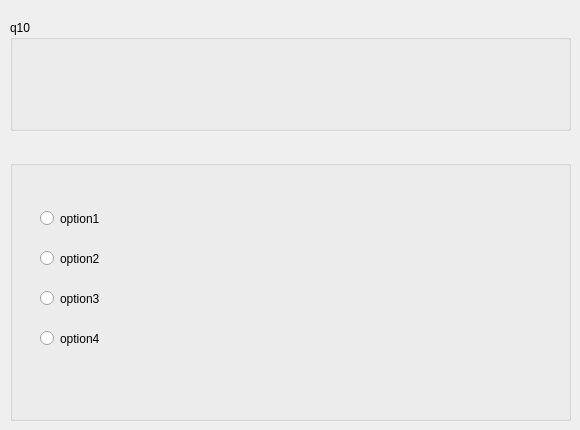
    <widget class="QWidget" name="page_10">
     <widget class="QGroupBox" name="groupBox_17">
      <property name="geometry">
       <rect>
        <x>10</x>
        <y>160</y>
        <width>561</width>
        <height>261</height>
       </rect>
      </property>
      <property name="title">
       <string/>
      </property>
      <widget class="QRadioButton" name="option1_9">
       <property name="geometry">
        <rect>
         <x>30</x>
         <y>50</y>
         <width>82</width>
         <height>17</height>
        </rect>
       </property>
       <property name="text">
        <string>option1</string>
       </property>
      </widget>
      <widget class="QRadioButton" name="option2_9">
       <property name="geometry">
        <rect>
         <x>30</x>
         <y>90</y>
         <width>82</width>
         <height>17</height>
        </rect>
       </property>
       <property name="text">
        <string>option2</string>
       </property>
      </widget>
      <widget class="QRadioButton" name="option3_9">
       <property name="geometry">
        <rect>
         <x>30</x>
         <y>130</y>
         <width>82</width>
         <height>17</height>
        </rect>
       </property>
       <property name="text">
        <string>option3</string>
       </property>
      </widget>
      <widget class="QRadioButton" name="option4_9">
       <property name="geometry">
        <rect>
         <x>30</x>
         <y>170</y>
         <width>82</width>
         <height>17</height>
        </rect>
       </property>
       <property name="text">
        <string>option4</string>
       </property>
      </widget>
      <widget class="QLabel" name="answer1_9">
       <property name="geometry">
        <rect>
         <x>40</x>
         <y>70</y>
         <width>47</width>
         <height>13</height>
        </rect>
       </property>
       <property name="text">
        <string/>
       </property>
      </widget>
      <widget class="QLabel" name="answer2_9">
       <property name="geometry">
        <rect>
         <x>40</x>
         <y>190</y>
         <width>47</width>
         <height>13</height>
        </rect>
       </property>
       <property name="text">
        <string/>
       </property>
      </widget>
      <widget class="QLabel" name="answer3_9">
       <property name="geometry">
        <rect>
         <x>40</x>
         <y>150</y>
         <width>47</width>
         <height>13</height>
        </rect>
       </property>
       <property name="text">
        <string/>
       </property>
      </widget>
      <widget class="QLabel" name="answer4_9">
       <property name="geometry">
        <rect>
         <x>40</x>
         <y>110</y>
         <width>47</width>
         <height>13</height>
        </rect>
       </property>
       <property name="text">
        <string/>
       </property>
      </widget>
     </widget>
     <widget class="QGroupBox" name="groupBox_30">
      <property name="geometry">
       <rect>
        <x>10</x>
        <y>20</y>
        <width>561</width>
        <height>111</height>
       </rect>
      </property>
      <property name="title">
       <string>q10</string>
      </property>
      <widget class="QLabel" name="questionLabel_12">
       <property name="geometry">
        <rect>
         <x>10</x>
         <y>20</y>
         <width>541</width>
         <height>91</height>
        </rect>
       </property>
       <property name="text">
        <string/>
       </property>
      </widget>
     </widget>
    </widget>
